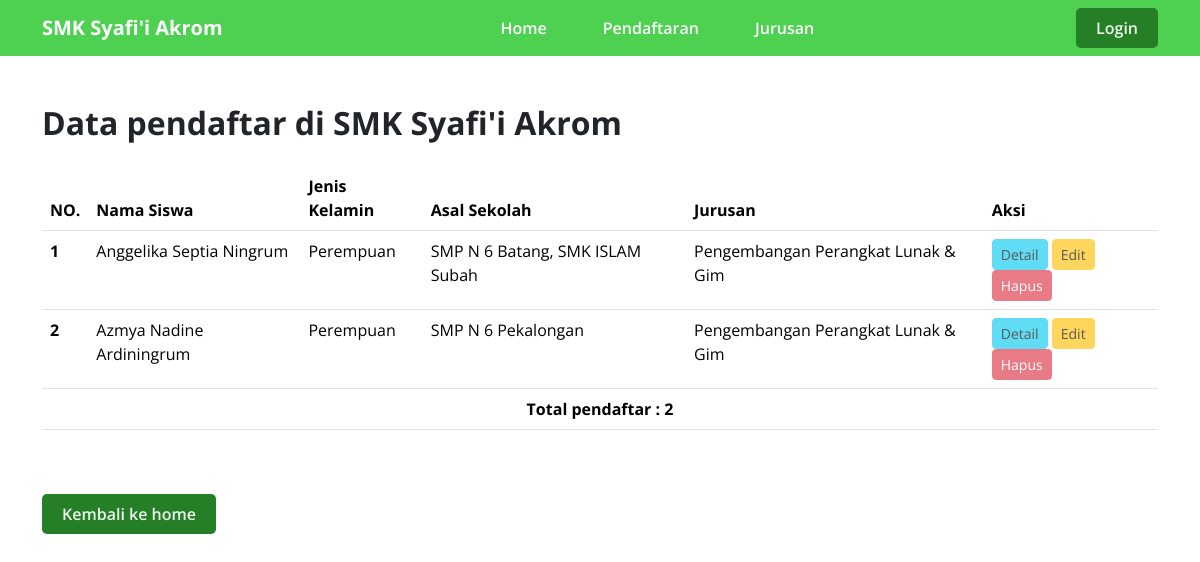
The page /datapendaftar.php on the database its author committed.
### tables this page shows
CREATE TABLE `students` (
  `id` int(11) NOT NULL,
  `nama_siswa` varchar(255) NOT NULL,
  `nisn` varchar(250) NOT NULL,
  `nis` int(6) NOT NULL,
  `alamat` varchar(255) NOT NULL,
  `jenis_kelamin` varchar(255) NOT NULL,
  `agama` varchar(255) NOT NULL,
  `asal_sekolah` varchar(255) NOT NULL,
  `jurusan` varchar(250) NOT NULL,
  `password` varchar(200) DEFAULT NULL,
  `created_at` timestamp NOT NULL DEFAULT current_timestamp()
);

### functions.php (called while the page is built, shortened)
<?php
$connection = mysqli_connect('localhost', 'root', '', 'students_collection');
function getAllStudents(): array
{
    global $connection;
    $query = "SELECT * FROM students";
    $result = mysqli_query($connection, $query);
    $allData = [];
    while ($data = mysqli_fetch_assoc($result)) {
        $allData[] = $data;
    }
    return $allData ?? [];
}

### datapendaftar.php (the view, shortened to what this page needs)
<?php
require './functions.php';
$students = getAllStudents();
$login = $_SESSION['userLogin']['login'] ?? false;
$nis = $_SESSION['userLogin']['nis'] ?? '';
$username = $_SESSION['userLogin']['username'] ?? false;
?>
<!DOCTYPE html>
<html lang="en">
<head>
    <link rel="stylesheet" href="./assets/css/bootstrap.min.css">
    <link rel="stylesheet" href="./assets/css/style.css">
</head>
<body class="font-primary">
    <nav class="navbar navbar-expand-lg bg-sc-primary">
        <div class="container">
            <a class="navbar-brand text-white fw-bold" href="#">SMK Syafi'i Akrom</a>
            <div class="collapse navbar-collapse" id="navbarNav">
                <ul class="navbar-nav mx-auto">
                    <li class="nav-item">
                        <a class="nav-link active text-white" aria-current="page" href="index.php">Home</a>
                    </li>
                    <li class="nav-item">
                        <a class="nav-link text-white" href="pendaftaran.php">Pendaftaran</a>
                    </li>
                    <li class="nav-item">
                        <a class="nav-link text-white" href="jurusan.php">Jurusan</a>
                    </li>
                </ul>
                <?php if ($username) : ?>
                    <div class="btn-group">
                        <button type="button" class="btn btn-primary"><?php echo $username ?></button>
                        <button type="button" class="btn btn-primary dropdown-toggle dropdown-toggle-split" data-bs-toggle="dropdown" aria-expanded="false">
                            <span class="visually-hidden">Toggle Dropdown</span>
                        </button>
                        <ul class="dropdown-menu">
                            <li><a class="dropdown-item" onclick="return confirm('Yakin ingin Logout?')" href="logout.php">Logout</a></li>
                        </ul>
                    </div>
                <?php else : ?>
                    <a href="login.php" class="btn btn-primary">Login</a>
                <?php endif ?>
            </div>
        </div>
    </nav>
    <div class="container">
        <h2 class="mt-5 fw-bold">Data pendaftar di SMK Syafi'i Akrom</h2>
        <div class="table-responsiv">
            <table class="table table-hover mt-4">
                <thead>
                    <tr>
                        <th scope="col">NO.</th>
                        <th scope="col">Nama Siswa</th>
                        <th scope="col">Jenis Kelamin</th>
                        <th scope="col">Asal Sekolah</th>
                        <th scope="col">Jurusan</th>
                        <th scope="col">Aksi</th>
                    </tr>
                </thead>
                <tbody>
                    <?php $i = 1;
                    foreach ($students as $student) : ?>
                        <tr>
                            <th scope="row"><?php echo $i++; ?></th>
                            <td><?php echo $student['nama_siswa']; ?></td>
                            <td><?php echo $student['jenis_kelamin']; ?></td>
                            <td><?php echo $student['asal_sekolah']; ?></td>
                            <td><?php echo $student['jurusan']; ?></td>
                            <td>
                                <?php if ($login === true && $nis == $student['nis']) : ?>
                                    <a href="detailpendaftar.php?id=<?php echo $student['id'] ?>" class="btn btn-sm btn-info">Detail</a> <a href="editdatasiswa.php?id=<?php echo $student['id'] ?>" class="btn btn-sm btn-warning">Edit</a> <a onclick="return confirm('Yakin ingin menghapus?')" href="hapus.php?id=<?php echo $student['id'] ?>" class="btn btn-sm btn-danger">Hapus</a>
                                <?php else : ?>
                                    <a href="detailpendaftar.php?id=<?php echo $student['id'] ?>" class="btn btn-sm btn-info disabled">Detail</a> <a href="editdatasiswa.php" class="btn btn-sm btn-warning disabled">Edit</a> <a onclick="return confirm('Yakin ingin menghapus?')" href="hapus.php?id=<?php echo $student['id'] ?>" class="btn btn-sm btn-danger disabled">Hapus</a>
                                <?php endif; ?>
                            </td>
                        </tr>
                    <?php endforeach; ?>
                    <tr>
                        <td colspan="7" class="fw-bold text-center">Total pendaftar : <?php echo count($students) ?? 0 ?></td>
                    </tr>
                </tbody>
            </table>
        </div>
        <a href="index.php" class="btn btn-primary mt-5">Kembali ke home</a>
    </div>
</body>
</html>

### assets/css/style.css (style rules this page uses)
:root { --color-primary: #4ED151; --color-secondary: #257F27; --color-white: #EDF7ED ; --color-dark: #184F1A; --font-primary: "Open Sans", sans-serif; }
.font-primary { font-family: var(--font-primary); }
.bg-sc-primary { background-color: var(--color-primary); }
.text-white { color: var(--color-white); }
.nav-item { font-weight: 600; margin: 0 20px; transition: all .3s ease; -webkit-transition: all .3s ease; -moz-transition: all .3s ease; -ms-transition: all .3s ease; -o-transition: all .3s ease; }
.btn-primary { padding: 8px 20px; font-weight: 600; background-color: var(--color-secondary); border: 0; color: var(--color-white); border-radius: 5px; -webkit-border-radius: 5px; -moz-border-radius: 5px; -ms-border-radius: 5px; -o-border-radius: 5px; transition: all .3s ease; -webkit-transition: all .3s ease; -moz-transition: all .3s ease; -ms-transition: all .3s ease; -o-transition: all .3s ease; }

### rows shown on the page
students: nama_siswa "Anggelika Septia Ningrum", jenis_kelamin "Perempuan", asal_sekolah "SMP N 6 Batang, SMK ISLAM Subah", jurusan "Pengembangan Perangkat Lunak & Gim"
students: nama_siswa "Azmya Nadine Ardiningrum", jenis_kelamin "Perempuan", asal_sekolah "SMP N 6 Pekalongan", jurusan "Pengembangan Perangkat Lunak & Gim"

### other values the page prints
count($students) "2"
